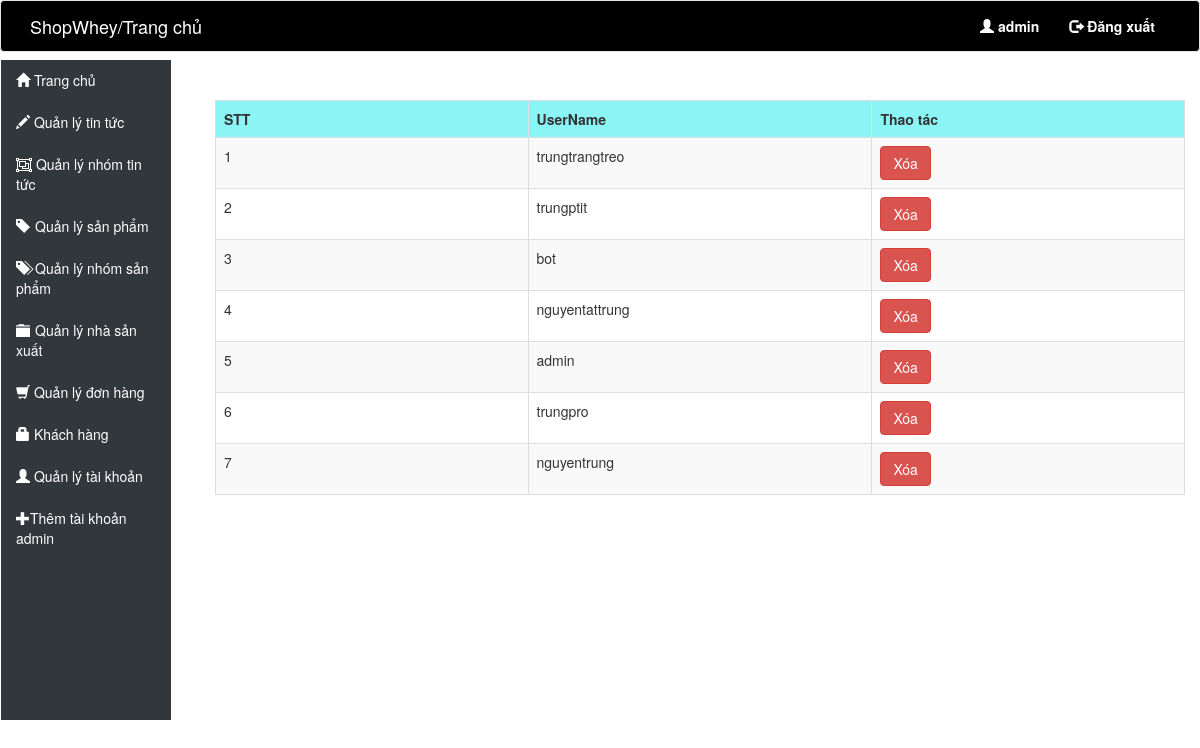
The app's page /admin/Index.php?page=quanlykhachhang (signed in) with its own data.
### tables this page shows
CREATE TABLE IF NOT EXISTS `tbl_customer` (
`IdCustomer` int(156) NOT NULL,
  `NameCustomer` varchar(156) NOT NULL,
  `Pass` varchar(156) NOT NULL
);

### admin/View/quanlykhachhang.php (the view, shortened to what this page needs)
<head>
</head>
<?php
	$sql = "SELECT* FROM tbl_customer";
	$query = mysqli_query($conn, $sql);
?>
	<br><br>
	<table class="table table-striped table-hover table-bordered animated zoomIn" class="cach">
		<tr>
			<td style="font-weight: bold;" class="hangdau">STT</td>
			<td style="font-weight: bold;" class="hangdau">UserName</td>
			<td style="font-weight: bold;" class="hangdau">Thao tác</td>
		</tr>
		<?php
		while ($row = mysqli_fetch_array($query)) {
			?>
		<tr>
			<td><?php echo($row["IdCustomer"]) ?></td>
			<td><?php echo($row["NameCustomer"]) ?></td>
			<td><a class="btn btn-danger" href="View/xoataikhoan.php?makh=<?php echo $row["IdCustomer"] ?>">Xóa</a></td>
		</tr>
		<?php
	}
	?>
</table>

### admin/View/quanlykhachhang.php (style rules this page uses)
td { width: 100px; white-space: nowrap; overflow: hidden; text-overflow: ellipsis; }
.hangdau { background: #8bf4f5; }

### records on screen
tbl_customer: IdCustomer "1", NameCustomer "trungtrangtreo"
tbl_customer: IdCustomer "2", NameCustomer "trungptit"
tbl_customer: IdCustomer "3", NameCustomer "bot"
tbl_customer: IdCustomer "4", NameCustomer "nguyentattrung"
tbl_customer: IdCustomer "5", NameCustomer "admin"
tbl_customer: IdCustomer "6", NameCustomer "trungpro"
tbl_customer: IdCustomer "7", NameCustomer "nguyentrung"

### other values on screen
$_SESSION['admin'] "admin"
